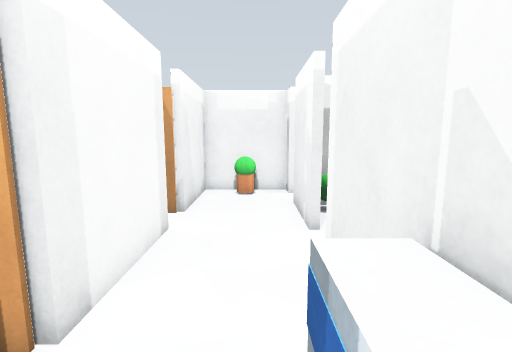
View 1 (above)

24 first-person views from a walk through a robot-simulator world made for Gazebo. The camera is 1.3 m above the floor, tilts 8° down and sees 85° across. The floor is counted in squares, 0.5 m on a side. Each view is taken from the middle of a square. On the plan, view 1 faces up. The plan holds only what a view shows up to about 19 squares ahead; the rest is blank.

View 2
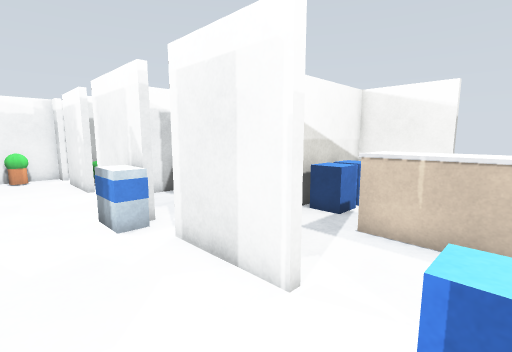

View 3
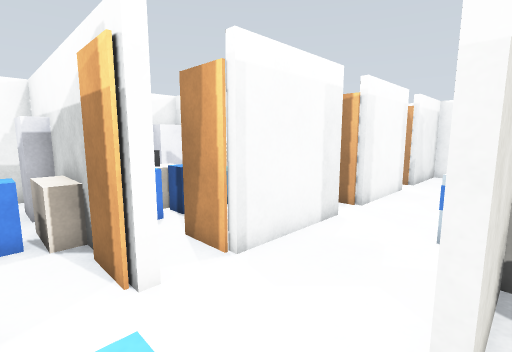

View 4
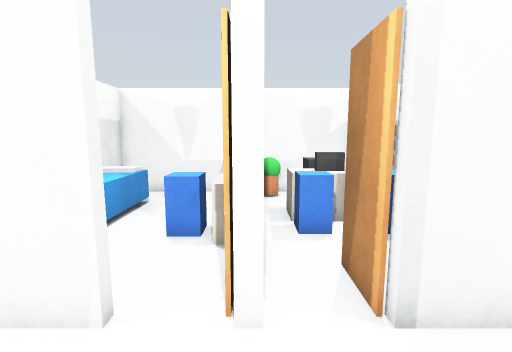

View 5
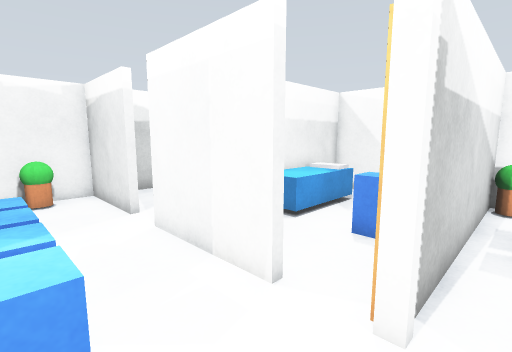

View 6
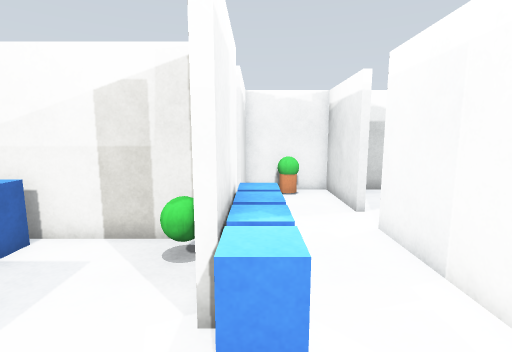

View 7
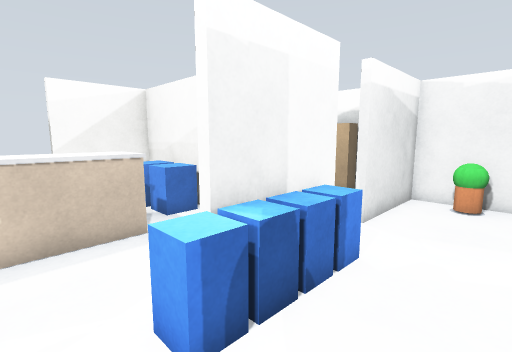

View 8
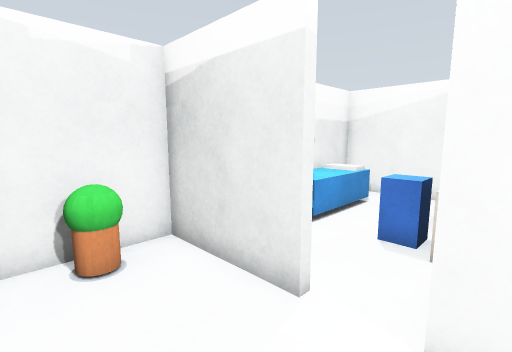

View 9
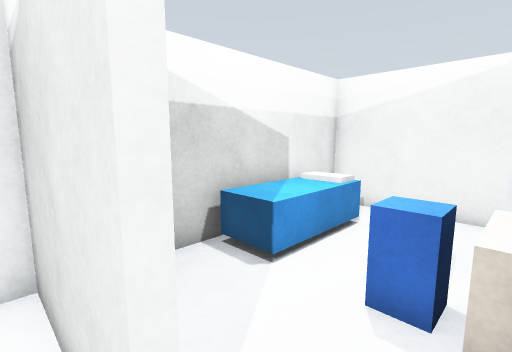

View 10
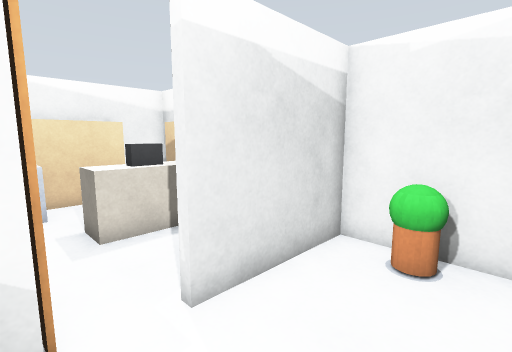

View 11
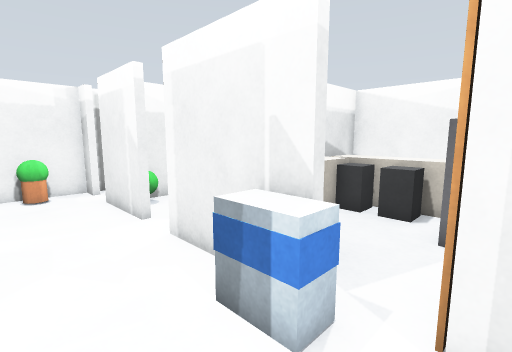

View 12
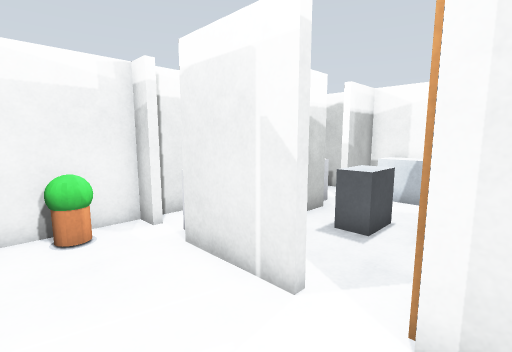

View 13
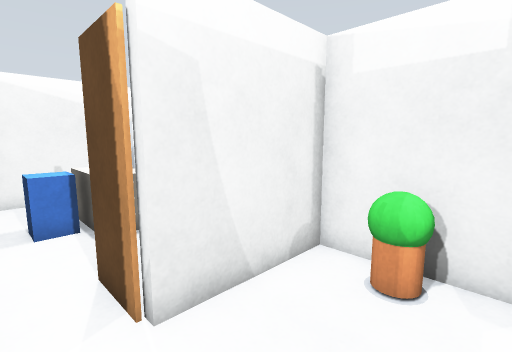

View 14
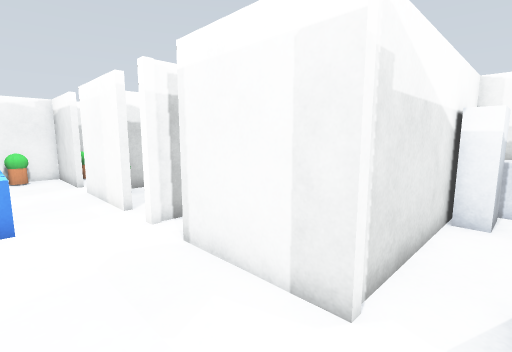

View 15
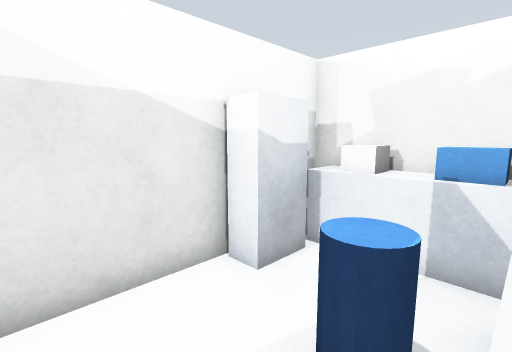

View 16
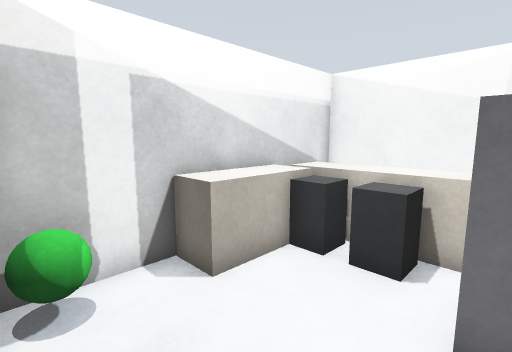

View 17
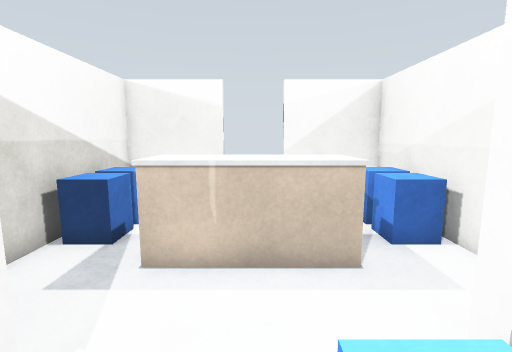

View 18
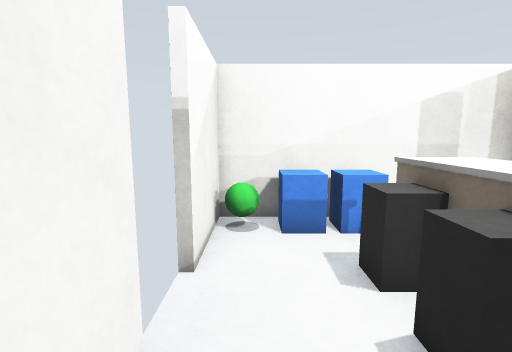

View 19
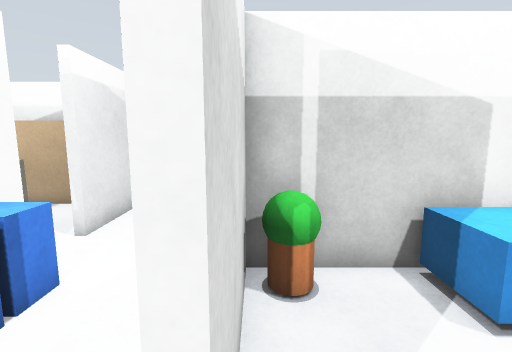

View 20
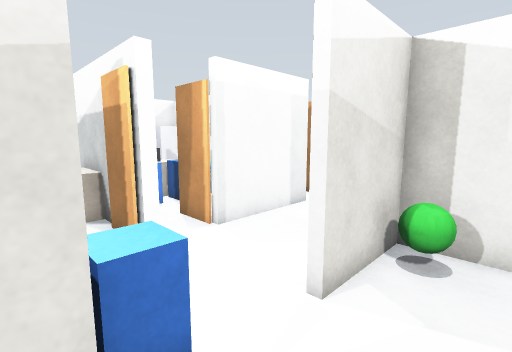

View 21
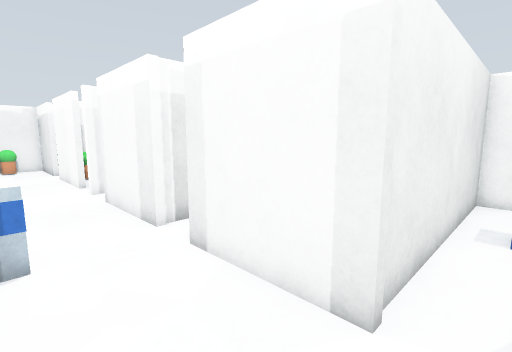

View 22
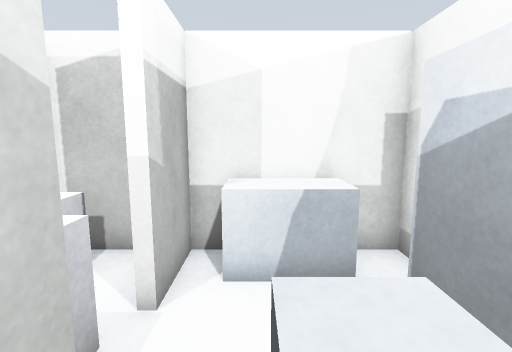

View 23
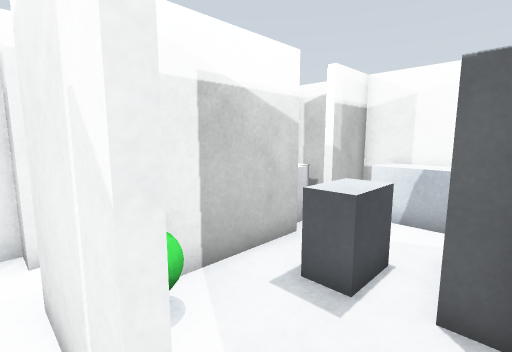

View 24
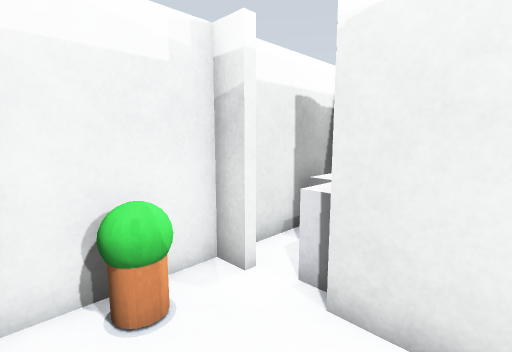

### Floor plan
Ten units are one square. View 1 is at (0, 0); x grows to the right and y downward. Boxes are objects, and circles mark ways between rooms. Rooms are numbered by the first view taken in them; rooms with no view inside come last. Other rooms are left out.
<svg viewBox="-130 -142 247 324">
<path fill="none" stroke="#000" d="M15 44 15 5M-25 70 -25 118M-45 50 -25 50 -25 53 -30 53M-49 53 -122 53 -122 113 -114 113M18 109 112 109 112 70M15 -12 15 -59M15 114 15 75 18 75 18 81M-25 -13 -25 31 -29 31M-55 113 -28 113 -28 70M-25 134 -25 177 15 177 15 131 19 131M112 48 112 9 18 9 18 44M53 -60 53 -68M15 -75 15 -110M-25 -76 -25 -34M-122 124 -122 177 -38 177M65 -105 34 -105M15 -128 15 -137 -25 -137 -25 -95M62 -137 19 -137M-55 -76 -25 -76M-25 -95 -29 -95M-122 -114 -122 -76 -94 -76M-122 -13 -25 -13M45 -54 20 -54M112 -5 112 -54M-78 -10 -86 -10M-110 -10 -122 -10 -122 50 -45 50M82 167 91 167M39 176 39 167 61 167M39 177 70 177M102 155 102 124M101 177 112 177 112 125"/>
<rect x="-105" y="155" width="50" height="20" fill="#bbb"><title>bed</title></rect>
<rect x="-105" y="115" width="20" height="10" fill="#bbb"><title>cabinet</title></rect>
<rect x="-105" y="95" width="50" height="20" fill="#bbb"><title>bed</title></rect>
<rect x="-105" y="55" width="20" height="10" fill="#bbb"><title>cabinet</title></rect>
<rect x="-75" y="125" width="20" height="10" fill="#bbb"><title>blue box</title></rect>
<rect x="-75" y="115" width="20" height="10" fill="#bbb"><title>grey box</title></rect>
<rect x="-75" y="65" width="20" height="10" fill="#bbb"><title>blue box</title></rect>
<rect x="-75" y="55" width="20" height="10" fill="#bbb"><title>grey box</title></rect>
<rect x="-45" y="165" width="10" height="10" fill="#bbb"><title>other object</title></rect>
<rect x="-45" y="95" width="10" height="20" fill="#bbb"><title>plant</title></rect>
<rect x="-45" y="45" width="10" height="10" fill="#bbb"><title>door leaf</title></rect>
<rect x="-15" y="165" width="20" height="10" fill="#bbb"><title>plant</title></rect>
<rect x="-15" y="-135" width="20" height="10" fill="#bbb"><title>plant</title></rect>
<rect x="5" y="95" width="10" height="10" fill="#bbb"><title>blue box</title></rect>
<rect x="5" y="85" width="10" height="10" fill="#bbb"><title>blue box</title></rect>
<rect x="5" y="75" width="10" height="10" fill="#bbb"><title>blue box</title></rect>
<rect x="5" y="65" width="10" height="10" fill="#bbb"><title>blue box</title></rect>
<rect x="5" y="-25" width="10" height="20" fill="#bbb"><title>cart</title></rect>
<rect x="15" y="-125" width="20" height="20" fill="#bbb"><title>white box</title></rect>
<rect x="25" y="105" width="10" height="10" fill="#bbb"><title>door leaf</title></rect>
<rect x="25" y="95" width="10" height="10" fill="#bbb"><title>green ball</title></rect>
<rect x="25" y="15" width="10" height="10" fill="#bbb"><title>green ball</title></rect>
<rect x="25" y="-65" width="10" height="10" fill="#bbb"><title>door leaf</title></rect>
<rect x="25" y="-105" width="10" height="10" fill="#bbb"><title>green ball</title></rect>
<rect x="35" y="-135" width="20" height="20" fill="#bbb"><title>white box</title></rect>
<rect x="45" y="-95" width="20" height="20" fill="#bbb"><title>grey box</title></rect>
<rect x="55" y="35" width="20" height="50" fill="#bbb"><title>counter</title></rect>
<rect x="65" y="95" width="10" height="10" fill="#bbb"><title>blue box</title></rect>
<rect x="65" y="55" width="20" height="20" fill="#bbb"><title>dark grey box</title></rect>
<rect x="65" y="35" width="20" height="20" fill="#bbb"><title>dark grey box</title></rect>
<rect x="65" y="15" width="10" height="10" fill="#bbb"><title>blue box</title></rect>
<rect x="75" y="95" width="20" height="10" fill="#bbb"><title>blue box</title></rect>
<rect x="75" y="15" width="20" height="10" fill="#bbb"><title>blue box</title></rect>
<rect x="95" y="95" width="10" height="10" fill="#bbb"><title>green ball</title></rect>
<rect x="-125" y="-75" width="20" height="50" fill="#bbb"><title>bench</title></rect>
<rect x="-115" y="-135" width="20" height="10" fill="#bbb"><title>cabinet</title></rect>
<rect x="-105" y="-25" width="20" height="10" fill="#bbb"><title>cabinet</title></rect>
<rect x="-95" y="-75" width="40" height="20" fill="#bbb"><title>bench</title></rect>
<rect x="-95" y="-105" width="20" height="20" fill="#bbb"><title>blue box</title></rect>
<rect x="-95" y="-115" width="30" height="20" fill="#bbb"><title>counter</title></rect>
<rect x="-85" y="-55" width="10" height="10" fill="#bbb"><title>blue cylinder</title></rect>
<rect x="-45" y="-35" width="20" height="10" fill="#bbb"><title>door leaf</title></rect>
<rect x="-45" y="-95" width="20" height="10" fill="#bbb"><title>door leaf</title></rect>
<rect x="25" y="-5" width="10" height="10" fill="#bbb"><title>door leaf</title></rect>
<rect x="25" y="-55" width="10" height="10" fill="#bbb"><title>green ball</title></rect>
<rect x="45" y="-55" width="40" height="20" fill="#bbb"><title>counter</title></rect>
<rect x="55" y="-5" width="20" height="10" fill="#bbb"><title>filing cabinet</title></rect>
<rect x="65" y="-25" width="20" height="10" fill="#bbb"><title>dark grey box</title></rect>
<rect x="65" y="-45" width="20" height="20" fill="#bbb"><title>dark grey box</title></rect>
<rect x="85" y="-55" width="20" height="50" fill="#bbb"><title>counter</title></rect>
<rect x="-115" y="35" width="10" height="10" fill="#bbb"><title>plant</title></rect>
<rect x="-115" y="-5" width="10" height="10" fill="#bbb"><title>cabinet</title></rect>
<rect x="-105" y="15" width="20" height="20" fill="#bbb"><title>other object</title></rect>
<rect x="-105" y="-5" width="40" height="10" fill="#bbb"><title>other object</title></rect>
<rect x="-95" y="15" width="20" height="30" fill="#bbb"><title>desk</title></rect>
<rect x="-75" y="25" width="20" height="20" fill="#bbb"><title>blue box</title></rect>
<rect x="-75" y="15" width="20" height="10" fill="#bbb"><title>blue box</title></rect>
<rect x="-45" y="25" width="10" height="10" fill="#bbb"><title>door leaf</title></rect>
<rect x="55" y="125" width="10" height="40" fill="#bbb"><title>counter</title></rect>
<rect x="85" y="115" width="10" height="10" fill="#bbb"><title>grey box</title></rect>
<circle cx="-30" cy="-25" r="3" fill="#2a7"/>
<circle cx="-30" cy="-85" r="3" fill="#2a7"/>
<circle cx="20" cy="-5" r="3" fill="#2a7"/>
<circle cx="40" cy="-60" r="3" fill="#2a7"/>
<circle cx="-40" cy="40" r="3" fill="#2a7"/>
<circle cx="30" cy="125" r="3" fill="#2a7"/>
<text x="0" y="50">1</text>
<text x="-80" y="-70">2</text>
<text x="70" y="-20">3</text>
<text x="-80" y="20">4</text>
<text x="60" y="140">5</text>
</svg>
Room 1 opens to room 2. Room 1 opens to room 3. Room 1 opens to room 4. Room 1 opens to room 5.

Where each view was taken, in squares from view 1:
view 1: 0 up, 0 right, facing up
view 2: 7 down, 2 left, facing up-right
view 3: 7 down, 2 right, facing up-left
view 4: 5 down, 1 right, facing left
view 5: 4 down, 1 right, facing down-left
view 6: 4 down, 1 right, facing down
view 7: 5 down, 2 left, facing down-right
view 8: 11 down, 1 right, facing down-left
view 9: 12 down, 2 left, facing down-left
view 10: 11 down, 2 left, facing down-right
view 11: 1 down, 2 left, facing up-right
view 12: 5 up, 2 left, facing up-right
view 13: 8 up, 1 right, facing up-left
view 14: 3 up, 1 right, facing down-left
view 15: 6 up, 5 left, facing down-left
view 16: 0 up, 2 right, facing up-right
view 17: 6 down, 0 right, facing right
view 18: 2 down, 10 right, facing down
view 19: 6 down, 3 left, facing down
view 20: 8 down, 4 right, facing up-left
view 21: 9 up, 1 right, facing down-left
view 22: 9 up, 5 right, facing right
view 23: 6 up, 1 right, facing up-right
view 24: 9 up, 2 left, facing up-right
